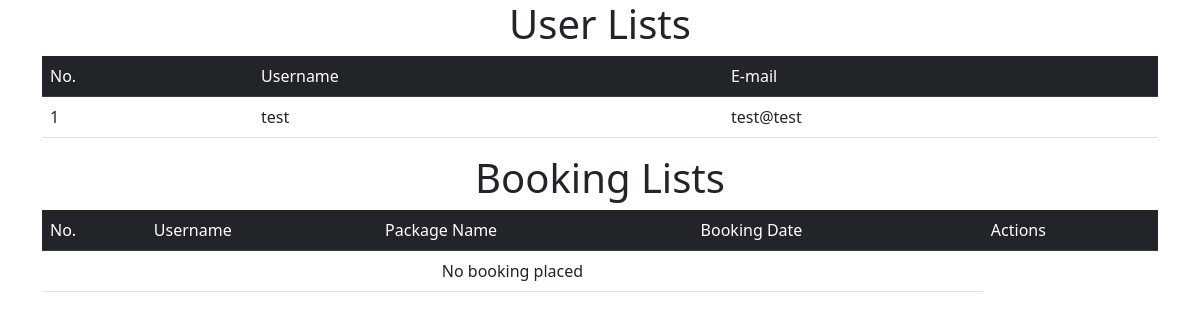
The app's page /views/adminPanel.php with its own data.
### tables this page shows
CREATE TABLE `users` (
  `id` int(11) NOT NULL,
  `username` varchar(255) NOT NULL,
  `email` varchar(255) NOT NULL,
  `password` varchar(255) NOT NULL
);

### views/adminPanel.php (the view, shortened to what this page needs)
<?php
require_once('../functions/connectDB.php');
?>
<!DOCTYPE html>
<html lang="en">
<head>
    <link href="https://cdn.jsdelivr.net/npm/bootstrap@5.0.1/dist/css/bootstrap.min.css" rel="stylesheet">
    <link rel="stylesheet" href="https://cdn.jsdelivr.net/npm/bootstrap-icons@1.5.0/font/bootstrap-icons.css">
</head>
<body>
    <div class="container">
        <h1 class="text-center">User Lists</h1>
        <table class="table table-hover">
            <tr class="table-dark">
                <td>No.</td>
                <td>Username</td>
                <td>E-mail</td>
            </tr>
            <?php
                $sql = "SELECT * FROM users";
                $result = mysqli_query($conn, $sql);
                if(mysqli_num_rows($result) > 0){
                    while($row = mysqli_fetch_assoc($result)){
            ?>
                <tr>
                    <td><?php echo $row['id']; ?></td>
                    <td><?php echo $row['username']; ?></td>
                    <td><?php echo $row['email']; ?></td>
                </tr>
            <?php
                    }
                }
            ?>
        </table>
    </div>
    <div class="container">
        <h1 class="text-center">Booking Lists</h1>
        <table class="table table-hover">
            <tr class="table-dark">
                <td>No.</td>
                <td>Username</td>
                <td>Package Name</td>
                <td>Booking Date</td>
                <td>Actions</td>
            </tr>
            <?php
                $sql = "SELECT bookinglist.id AS bookID,
                bookinglist.bookSetDate AS bookSetDate,
                tourpackage.pkgTitle AS pkgTitle,
                users.username AS username
                FROM bookinglist LEFT JOIN tourpackage ON bookinglist.pkgID = tourpackage.id LEFT JOIN users ON users.id = bookingList.userID";
                $result = mysqli_query($conn, $sql);
                if(mysqli_num_rows($result) > 0){
                    while($row = mysqli_fetch_assoc($result)){
            ?>
                <tr>
                    <td><?php echo $row['bookID']; ?></td>
                    <td><?php echo $row['username']; ?></td>
                    <td><?php echo $row['pkgTitle']; ?></td>
                    <td><?php echo $row['bookSetDate']; ?></td>
                    <td><button class="btn btn-sm btn-danger" onclick="cancelBooking(<?php echo $row['bookID']; ?>)">Delete</button></td>
                </tr>
            <?php
                    }
                }else{
            ?>
                <tr>
                    <td colspan="4" class="text-center">No booking placed</td>
                </tr>
            <?php
                }
            ?>
        </table>
    </div>
</body>
</html>

### records on screen
users: id "1", username "test", email "test@test"
